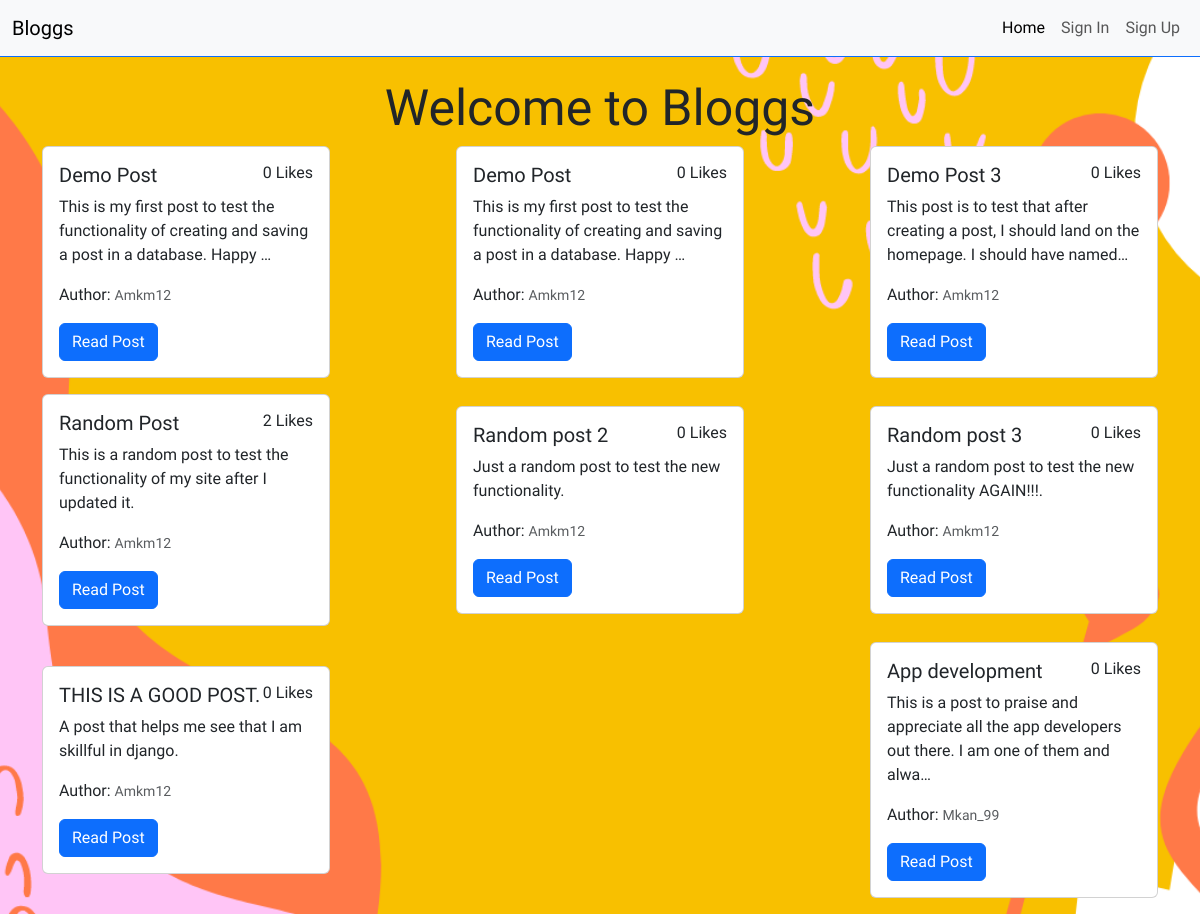
Page /blogs/home/ on the earlier database version.
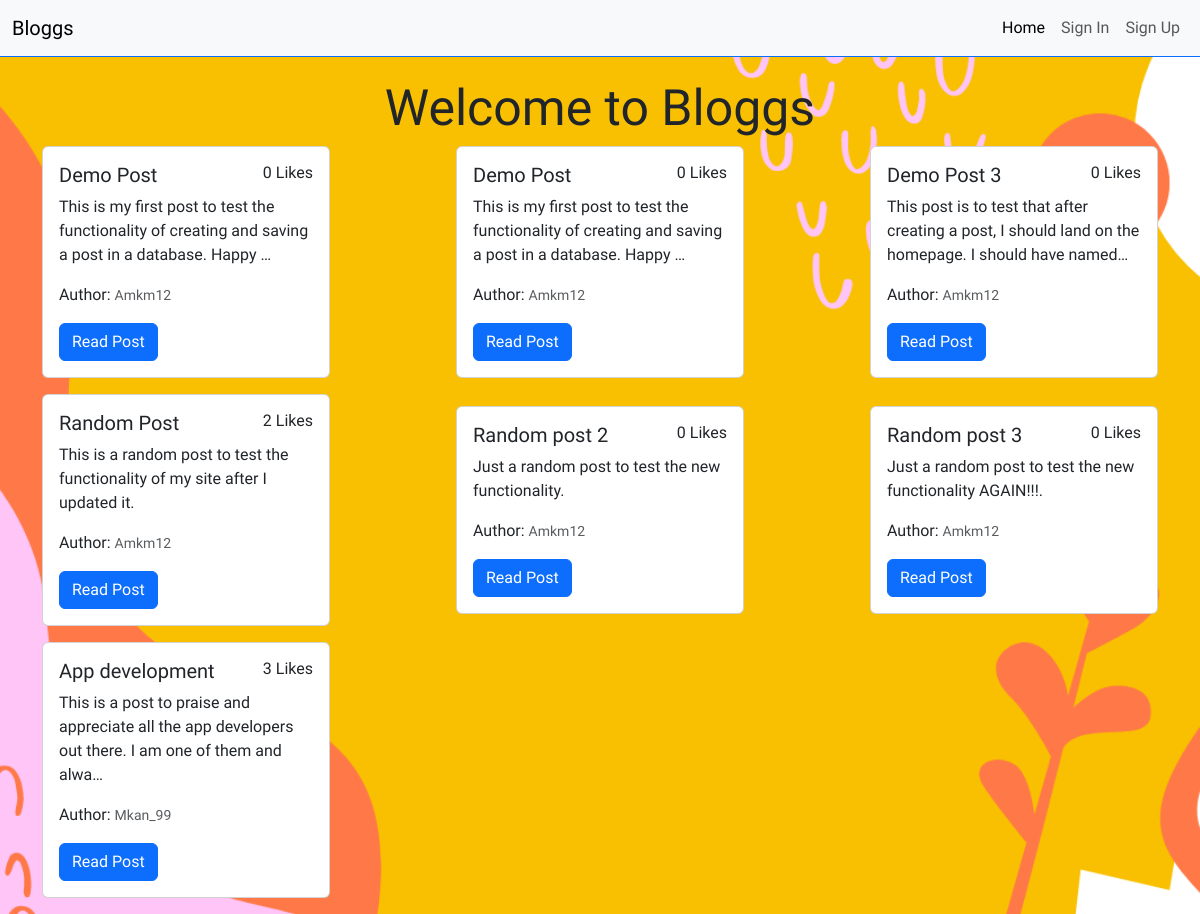
Same page on the later database version.
### blogs/models.py (models this page shows, shortened)
class Blog(models.Model):
    title = models.CharField(max_length=200)
    content = models.TextField()
    created_at = models.DateTimeField()
    user = models.ForeignKey(User, on_delete=models.CASCADE)

class User(AbstractUser):
    firstname = models.CharField(max_length=100, blank=True)
    lastname = models.CharField(max_length=100, blank=True)
    created_at = models.DateField()

### blogs/views.py (the view)
# urls.py: 2. Add a URL to urlpatterns:  path('', views.home, name='home')
def home(request):
    blogs = Blog.objects.annotate(num_likes=Count("likes"))
    context = {'blogs': blogs}
    return render(request, 'blogs/home.html', context)

### Blog/templates/blogs/home.html (shortened to what this page needs)
{% extends '../base.html' %}
{% load static %}
{% block content %}
    <div class="main-home container-fluid d-flex flex-column justify-content-center align-items-center mt-5">
        <h1 class="main-h1">Welcome to Bloggs</h1>
        <div class="container d-flex flex-row flex-wrap justify-content-between align-items-center">
            {% if blogs %}
                {% for blog in blogs %}
                    <div class="card mb-3" style="width: 18rem;">
                        <div class="card-body">
                            <div class="d-flex flex-row justify-content-between">
                                <h5 class="card-title">{{ blog.title }}</h5>
                                <h6>{{ blog.num_likes }} Likes</h6>
                            </div>
                            <p class="card-text">{{ blog.content|truncatechars:100 }}</p>
                            <p class="card-text">Author: <small class="text-muted">{{ blog.user.username }}</small></p>
                            <a href="{% url 'read' blog.pk  user.pk %}" class="btn btn-primary">Read Post</a>
                        </div>
                    </div>
                {% endfor %}
            {% endif %}
        </div>
    </div>
{% endblock %}

### Blog/templates/base.html (shortened to what this page needs)
{% load static %}
<!DOCTYPE html>
<html lang="en">
<head>
    <link rel="stylesheet" href="{% static 'blogs/style.css' %}">
    {% load bootstrap5 %}
    {% bootstrap_css %}
</head>
<body style="font-family: Bricolage Grotesque">
    <nav class="navbar navbar-expand-lg bg-body-light bg-light fixed-top">
        <div class="container-fluid d-flex flex-row justify-content-around">
            <div>
                <a class="navbar-brand" href="{% url 'landing' %}">Bloggs</a>
            </div>
            {% if user.is_authenticated %}
                <div class="collapse navbar-collapse d-flex flex-row justify-content-end" id="navbarNav">
                    <ul class="navbar-nav">
                        <li class="nav-item">
                            <a class="nav-link active" aria-current="page" href="{% url 'home' %}">Home</a>
                        </li>
                        <li class="nav-item">
                            <a class="nav-link" href="{% url 'home' %}">Read</a>
                        </li>
                        <li class="nav-item">
                            <a class="nav-link" href="{% url 'create' user_id=user.id %}">Create</a>
                        </li>
                        <li class="nav-item d-flex align-items-center">
                            <div class="dropdown">
                                <button class="btn btn-primary dropdown-toggle" type="button" id="dropdownMenuButton" data-toggle="dropdown" aria-haspopup="true" aria-expanded="false">
                                  {{ user.username }}
                                </button>
                                <div class="dropdown-menu" aria-labelledby="dropdownMenuButton">
                                    <a class="dropdown-item" href="{% url 'profile' user_id=user.id %}">Profile</a>
                                    <a class="dropdown-item" href="{% url 'your_posts' user_id=user.id %}">My Posts</a>
                                    <a class="dropdown-item" href="{% url 'logout' %}">Logout</a>
                                </div>
                            </div>
                        </li>
                    </ul>
                </div>
            {% else %}
                <div class="collapse navbar-collapse d-flex flex-row justify-content-end" id="navbarNav">
                    <ul class="navbar-nav">
                        <li class="nav-item">
                            <a class="nav-link active" aria-current="page" href="{% url 'landing' %}">Home</a>
                        </li>
                        <li class="nav-item">
                            <a class="nav-link" href="{% url 'login' %}">Sign In</a>
                        </li>
                        <li class="nav-item">
                            <a class="nav-link" href="{% url 'signup' %}">Sign Up</a>
                        </li>
                    </ul>
                </div>
            {% endif %}
        </div>
    </nav>
    {% block content %}
    {% endblock %}
</body>
</html>

### blogs/static/blogs/style.css (style rules this page uses)
.navbar { border-bottom: 1px solid #0d6efd; }
.main-h1 { font-size: 50px; margin-top: 30px; }
.main-home { background: url('./images/background.png') center center/cover; background-repeat: repeat; background-size: cover; height: auto; }

Differences in the rows shown:
removed Blog: title "THIS IS A GOOD POST.", num_likes "0", content "A post that helps me see that I am skillful in django.", user.username "Amkm12"
computed for Blog "App development": num_likes "0" → "3"
